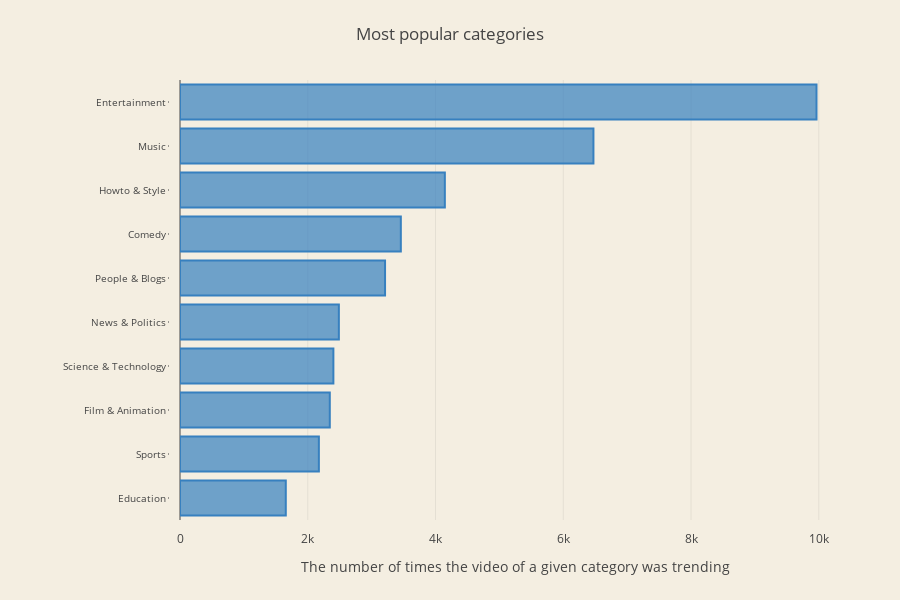

Source (notebook cell):
### Markdown cell above
### 2.4. Variety of topics
<a id="variety_of_topics"></a>

### Code cell
max_title_length = 30
number_of_creators = 10

top_creators = us_videos.groupby(['category'])['category'].agg(
    {"code_count": len}).sort_values(
    "code_count", ascending=False
).head(number_of_creators).reset_index()

trace1 = go.Bar(
    y = [(x if len(x) <= max_title_length else x[:max_title_length] + "...") for x in top_creators.category.values][::-1],
    x = top_creators['code_count'].tolist()[::-1],
    name = "Top categories",
    orientation = 'h',
    marker=dict(
        color='rgba(55, 128, 191, 0.7)',
        line=dict(
            color='rgba(55, 128, 191, 1.0)',
            width=2,
        )
    ),
)

data = [trace1]

layout = go.Layout(
    title = 'Most popular categories',
    width=900,
    height=600,
    margin=go.Margin(
        l=180,
        r=50,
        b=80,
        t=80,
        pad=10
    ),
    paper_bgcolor='rgb(244, 238, 225)',
    plot_bgcolor='rgb(244, 238, 225)',
    yaxis = dict(
        anchor = 'x',
        rangemode='tozero',
        tickfont=dict(
            size=10
        ),
        ticklen=1
    ), 
    xaxis = dict(
        title= 'The number of times the video of a given category was trending',
        anchor = 'x',
        rangemode='tozero'
    ), 
    legend=dict(x=0.6, y=0.07)
)

fig = go.Figure(data=data, layout=layout)
py.iplot(fig)

### Figure 1 — Plotly figure (JSON) as saved in the notebook; plotly's stock layout.template omitted (floating-point values rounded to 4 significant figures)
{"data": [{"marker": {"color": "rgba(55, 128, 191, 0.7)", "line": {"color": "rgba(55, 128, 191, 1.0)", "width": 2}}, "name": "Top categories", "orientation": "h", "type": "bar", "x": [1656, 2174, 2345, 2401, 2487, 3210, 3457, 4146, 6472, 9964], "y": ["Education", "Sports", "Film & Animation", "Science & Technology", "News & Politics", "People & Blogs", "Comedy", "Howto & Style", "Music", "Entertainment"]}], "layout": {"height": 600, "legend": {"x": 0.6, "y": 0.07}, "margin": {"b": 80, "l": 180, "pad": 10, "r": 50, "t": 80}, "paper_bgcolor": "rgb(244, 238, 225)", "plot_bgcolor": "rgb(244, 238, 225)", "title": "Most popular categories", "width": 900, "xaxis": {"anchor": "x", "rangemode": "tozero", "title": "The number of times the video of a given category was trending"}, "yaxis": {"anchor": "x", "rangemode": "tozero", "tickfont": {"size": 10}, "ticklen": 1}}}
